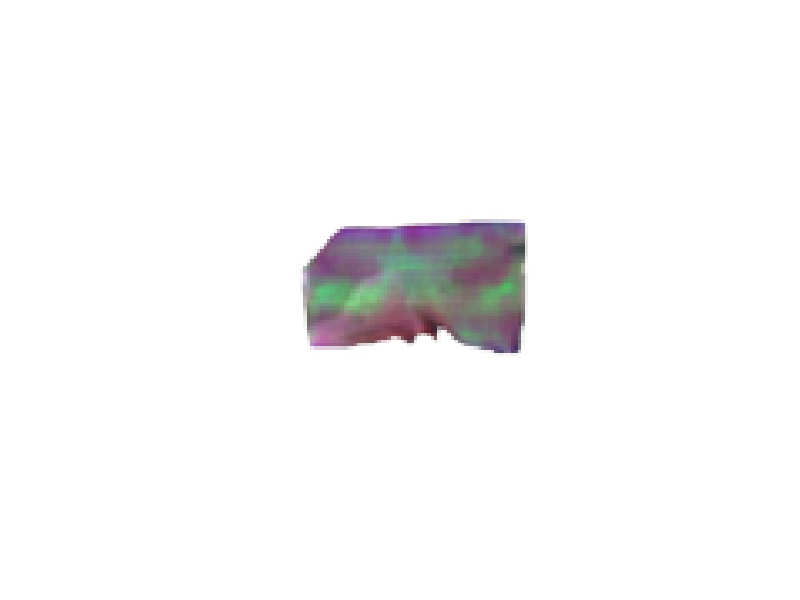
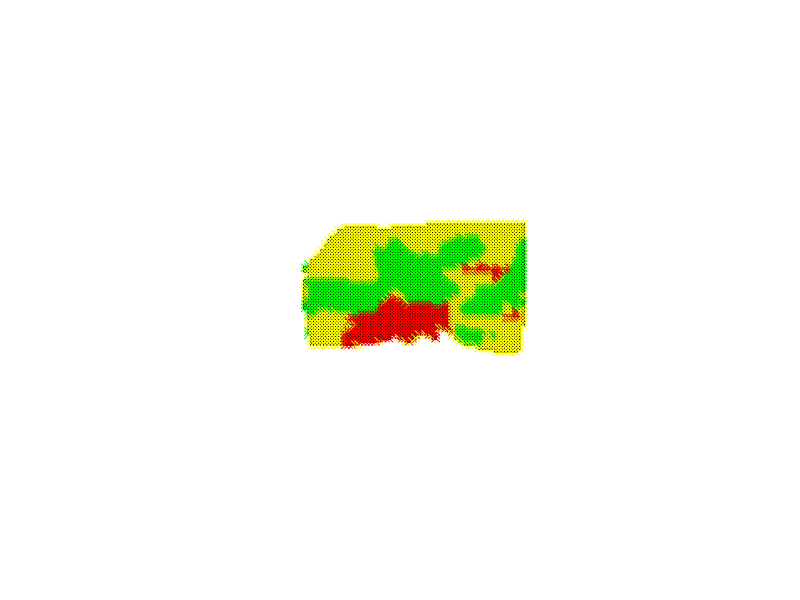

Source code (MATLAB) for these figures, in order: (Note: this script raises an error after producing the figures.)
% Author:      Arnav Nanda 
%              Duke University, Pratt School of Engineering 

load('e2.mat')
imshow(e2)

redChannel = e2(:, :, 1);
greenChannel = e2(:, :, 2);
blueChannel = e2(:, :, 3);

% Create a mask of the background only.
mask = blueChannel > 200, redChannel > 200, greenChannel > 200;
figure(3); imshow(mask)
hold on;

[r c] = find(mask == 0)
L = length(r)
allspec = []
for k1 = 1:L
    allspec = cat(2, allspec, e2(r(k1),c(k1),:))
end
% creating array
allspec1 = [allspec(:,:,1)
            allspec(:,:,2)
            allspec(:,:,3)]
allspec2 = im2double(allspec1)

magnitude = sqrt(sum(allspec2.^2))
normallspec = allspec2./magnitude


% 25 choosen points 
ctable = e2(84,31,:)
canarray = [ctable(:,:,1), 
          ctable(:,:,2), 
          ctable(:,:,3)]
cancer = im2double(canarray)

wmtable = e2(66,33,:)
wmarray = [wmtable(:,:,1), 
          wmtable(:,:,2), 
          wmtable(:,:,3)]
whitem = im2double(wmarray)

gmtable = e2(64,10,:)
gmarray = [gmtable(:,:,1), 
         gmtable(:,:,2), 
         gmtable(:,:,3)]
graym = im2double(gmarray)

%magnitude
magavgcancer = sqrt(sum(cancer.^2))
magavgwhitem = sqrt(sum(whitem.^2))
magavggraym = sqrt(sum(graym.^2))

%normalized
normavgcancer = cancer./magavgcancer
normavgwhitem = whitem./magavgwhitem
normavggraym = graym./magavggraym


similar = []
for d1 = 1:L
    simcancer = sum(normallspec(:,d1).*normavgcancer)
    simwhite = sum(normallspec(:,d1).*normavgwhitem)
    simgray = sum(normallspec(:,d1).*normavggraym)

    if simcancer > simwhite
        if simcancer > simgray
           similar = [similar, 1]
        else
        end
    end
    
    if simwhite > simcancer
        if simwhite > simgray
           similar = [similar, 2]
        else
        end
    end
    
    if simgray > simcancer
        if simgray > simwhite
           similar = [similar, 3]
        else
        end
    end
end

similar1 = transpose(similar)
figure(3); imshow(mask)
hold on;
for f1 = 1:L
    if similar1(f1) == 1
        figure(3); plot(c(f1),r(f1),'rx')
        hold on;
    elseif similar1(f1) == 2
        figure(3); plot(c(f1),r(f1),'gx')
        hold on;
    elseif similar1(f1) == 3
        figure(3); plot(c(f1),r(f1),'yx')
        hold on;
    end
end



% Running UMAP
canarray1 = []
gmarray1 = []
wmarray1 = []
L = length(r)

for s1 = 1:L
    if similar1(s1) == 1
        canarray1 = cat(2, canarray1, e2(r(s1),c(s1),:))
    end 
    if similar1(s1) == 2
        gmarray1 = cat(2, gmarray1, e2(r(s1),c(s1), :))
    end
    if similar1(s1) == 3
        wmarray1 = cat(2, wmarray1, e2(r(s1),c(s1), :))
    end 
end
%cancer
cancer = [canarray1(:,:,1),
    canarray1(:,:,2),
     canarray1(:,:,3)]
cancer1 = im2double(cancer)
cancer2 = transpose(cancer1)
[creduction] = run_umap(cancer2)

%gray
graym = [gmarray1(:,:,1),
    gmarray1(:,:,2),
    gmarray1(:,:,3)]
graym1 = im2double(graym)
graym2 = transpose(graym1)
[gmreduction] = run_umap(graym2)

%white
whitem = [wmarray1(:,:,1),
    wmarray1(:,:,2),
    wmarray1(:,:,3)]
whitem1 = im2double(whitem)
whitem2 = transpose(whitem1)
[wmreduction] = run_umap(whitem2)



 figure(4); plot(creduction(:,1), creduction(:,2),'r.')
 hold on;
 figure(4); plot(gmreduction(:,1), gmreduction(:,2),'g.')
 hold on;
 figure(4); plot(wmreduction(:,1), wmreduction(:,2),'y.') 




